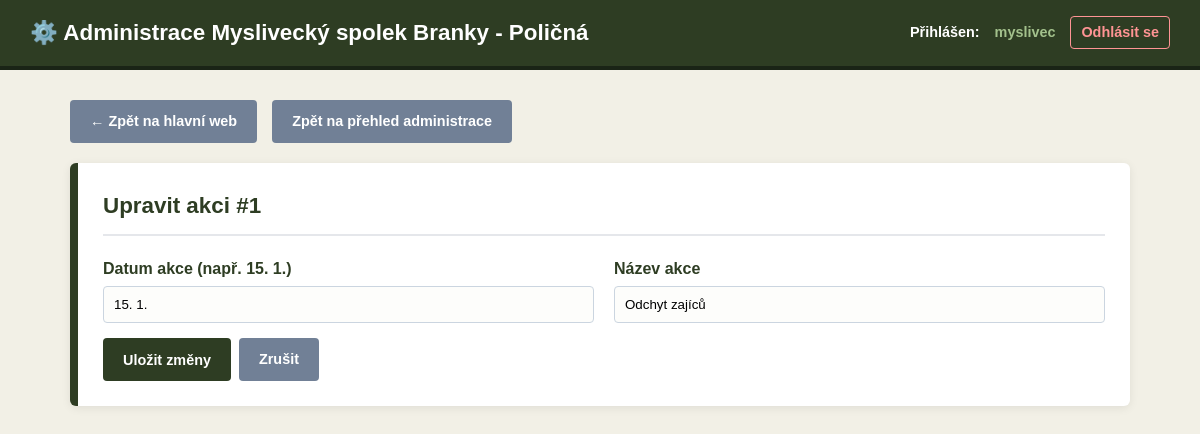
/admin.php?action=edit_event&id=1 (signed in), run on the app's committed database.
### tables this page shows
CREATE TABLE events (
        id INTEGER PRIMARY KEY AUTOINCREMENT,
        event_date TEXT NOT NULL,
        title TEXT NOT NULL
    );

### admin.php (the view, shortened to what this page needs)
<?php
$dbPath = __DIR__ . '/spolek.db';
try {
    $pdo = new PDO("sqlite:" . $dbPath);
    $pdo->setAttribute(PDO::ATTR_ERRMODE, PDO::ERRMODE_EXCEPTION);
} catch (PDOException $e) {
    die("Připojení k databázi selhalo: " . $e->getMessage());
}
    ?>
    <?php
$action = $_GET['action'] ?? 'dashboard';
$editNewsItem = null;
$editEventItem = null;
if ($action === 'edit_event') {
    $id = (int)($_GET['id'] ?? 0);
    $stmt = $pdo->prepare("SELECT * FROM events WHERE id = ?");
    $stmt->execute([$id]);
    $editEventItem = $stmt->fetch(PDO::FETCH_ASSOC);
}
?>
<!DOCTYPE html>
<html lang="cs">
<head>
    <link rel="stylesheet" href="projekt2.css">
</head>
<body>
    <header class="admin-header">
        <h1><a href="index.php">⚙️ Administrace Myslivecký spolek Branky - Poličná</a></h1>
        <div class="admin-user-info">
            Přihlášen: <span><?= htmlspecialchars($_SESSION['admin_user']) ?></span>
            <a href="admin.php?action=logout" class="btn-logout">Odhlásit se</a>
        </div>
    </header>
    <div class="admin-container">
        <div class="admin-nav-links">
            <a href="index.php" class="btn-secondary">← Zpět na hlavní web</a>
            <?php if ($action !== 'dashboard'): ?>
                <a href="admin.php" class="btn-secondary">Zpět na přehled administrace</a>
            <?php else: ?>
                <a href="admin.php?action=change_password" class="btn-primary">Změnit heslo administrátora</a>
            <?php endif; ?>
        </div>
        <?php if ($action === 'edit_news' && $editNewsItem): ?>
            <div class="admin-card">
                <h2>Upravit aktualitu #<?= $editNewsItem['id'] ?></h2>
                <form action="admin.php" method="POST">
                    <input type="hidden" name="csrf_token" value="<?= htmlspecialchars($_SESSION['csrf_token']) ?>">
                    <input type="hidden" name="id" value="<?= $editNewsItem['id'] ?>">
                    <div class="form-control">
                        <label for="news_title">Nadpis aktuality</label>
                        <input type="text" id="news_title" name="title" value="<?= htmlspecialchars($editNewsItem['title']) ?>" required>
                    </div>
                    <div class="form-grid">
                        <div class="form-control">
                            <label for="news_category">Kategorie (tag)</label>
                            <input type="text" id="news_category" name="category_tag" value="<?= htmlspecialchars($editNewsItem['category_tag']) ?>" required>
                        </div>
                        <div class="form-control">
                            <label for="news_date">Datum publikace</label>
                            <input type="text" id="news_date" name="published_date" value="<?= htmlspecialchars($editNewsItem['published_date']) ?>" required>
                        </div>
                    </div>
                    <div class="form-control">
                        <label for="news_content">Obsah aktuality</label>
                        <textarea id="news_content" name="content" rows="8" required><?= htmlspecialchars($editNewsItem['content']) ?></textarea>
                    </div>
                    <div class="flex-buttons">
                        <button type="submit" name="update_news" class="btn-primary">Uložit změny</button>
                        <a href="admin.php" class="btn-secondary">Zrušit</a>
                    </div>
                </form>
            </div>
        <?php elseif ($action === 'edit_event' && $editEventItem): ?>
            <div class="admin-card">
                <h2>Upravit akci #<?= $editEventItem['id'] ?></h2>
                <form action="admin.php" method="POST">
                    <div class="form-grid">
                        <div class="form-control">
                            <label for="event_date">Datum akce (např. 15. 1.)</label>
                            <input type="text" id="event_date" name="event_date" value="<?= htmlspecialchars($editEventItem['event_date']) ?>" required>
                        </div>
                        <div class="form-control">
                            <label for="event_title">Název akce</label>
                            <input type="text" id="event_title" name="event_title" value="<?= htmlspecialchars($editEventItem['title']) ?>" required>
                        </div>
                    </div>
                    <div class="flex-buttons">
                        <button type="submit" name="update_event" class="btn-primary">Uložit změny</button>
                        <a href="admin.php" class="btn-secondary">Zrušit</a>
                    </div>
                </form>
            </div>
        <?php endif; ?>
    </div>
</body>
</html>

### projekt2.css (style rules this page uses)
* { box-sizing: border-box; margin: 0; padding: 0; }
body { font-family: Arial, sans-serif; background-color: #f2f0e6; color: #333; line-height: 1.6; }
.admin-header { background-color: #2e3d23; color: white; padding: 15px 30px; display: flex; justify-content: space-between; align-items: center; border-bottom: 4px solid #1a2416; }
.admin-header h1 { margin: 0; font-size: 1.4rem; }
.admin-header h1 a { color: white; text-decoration: none; }
.admin-user-info { font-size: 0.9rem; font-weight: bold; display: flex; align-items: center; gap: 15px; }
.admin-user-info span { color: #a3c18c; }
.btn-logout { color: #ff9494; text-decoration: none; border: 1px solid #ff9494; padding: 4px 10px; border-radius: 4px; transition: all 0.3s; }
.admin-container { max-width: 1100px; margin: 30px auto; padding: 0 20px; }
.admin-nav-links { margin-bottom: 20px; display: flex; gap: 15px; }
.admin-card { background: white; padding: 25px; margin-bottom: 30px; border-radius: 6px; border-left: 8px solid #2e3d23; box-shadow: 0 2px 10px rgba(0,0,0,0.08); }
.admin-card h2 { color: #2e3d23; border-bottom: 2px solid #e5e7eb; padding-bottom: 10px; margin-bottom: 20px; margin-top: 0; display: flex; justify-content: space-between; align-items: center; font-size: 1.4rem; }
.btn-primary { background: #2e3d23; color: white; padding: 10px 20px; border: none; border-radius: 4px; cursor: pointer; font-weight: bold; text-decoration: none; transition: background 0.2s; display: inline-block; font-size: 0.9rem; }
.btn-secondary { background: #718096; color: white; padding: 10px 20px; border: none; border-radius: 4px; cursor: pointer; font-weight: bold; text-decoration: none; transition: background 0.2s; display: inline-block; font-size: 0.9rem; }
.form-grid { display: grid; grid-template-columns: 1fr 1fr; gap: 20px; }
.form-control { margin-bottom: 15px; }
.form-control label { display: block; font-weight: bold; margin-bottom: 5px; color: #2e3d23; }
.form-control input, .form-control textarea, .form-control select { width: 100%; padding: 10px; border: 1px solid #cbd5e0; border-radius: 4px; background-color: #fdfdfb; box-sizing: border-box; font-family: inherit; }
.flex-buttons { display: flex; gap: 8px; }

### admin.php (style rules this page uses)
body { background-color: #f2f0e6; margin: 0; padding: 0; }
.admin-header { background-color: #2e3d23; color: white; padding: 15px 30px; display: flex; justify-content: space-between; align-items: center; border-bottom: 4px solid #1a2416; }
.admin-header h1 { margin: 0; font-size: 1.4rem; }
.admin-header h1 a { color: white; text-decoration: none; }
.admin-user-info { font-size: 0.9rem; font-weight: bold; display: flex; align-items: center; gap: 15px; }
.admin-user-info span { color: #a3c18c; }
.btn-logout { color: #ff9494; text-decoration: none; border: 1px solid #ff9494; padding: 4px 10px; border-radius: 4px; transition: all 0.3s; }
.admin-container { max-width: 1100px; margin: 30px auto; padding: 0 20px; }
.admin-nav-links { margin-bottom: 20px; display: flex; gap: 15px; }
.admin-card { background: white; padding: 25px; margin-bottom: 30px; border-radius: 6px; border-left: 8px solid #2e3d23; box-shadow: 0 2px 10px rgba(0,0,0,0.08); }
.admin-card h2 { color: #2e3d23; border-bottom: 2px solid #e5e7eb; padding-bottom: 10px; margin-bottom: 20px; margin-top: 0; display: flex; justify-content: space-between; align-items: center; font-size: 1.4rem; }
.btn-primary { background: #2e3d23; color: white; padding: 10px 20px; border: none; border-radius: 4px; cursor: pointer; font-weight: bold; text-decoration: none; transition: background 0.2s; display: inline-block; font-size: 0.9rem; }
.btn-secondary { background: #718096; color: white; padding: 10px 20px; border: none; border-radius: 4px; cursor: pointer; font-weight: bold; text-decoration: none; transition: background 0.2s; display: inline-block; font-size: 0.9rem; }
.form-grid { display: grid; grid-template-columns: 1fr 1fr; gap: 20px; }
.form-control { margin-bottom: 15px; }
.form-control label { display: block; font-weight: bold; margin-bottom: 5px; color: #2e3d23; }
.form-control input, .form-control textarea, .form-control select { width: 100%; padding: 10px; border: 1px solid #cbd5e0; border-radius: 4px; background-color: #fdfdfb; box-sizing: border-box; font-family: inherit; }
.flex-buttons { display: flex; gap: 8px; }

### data on the page
events: id "1", event_date "15. 1.", event_title "Odchyt zajíců"

### other printed values
$_SESSION['admin_user'] "myslivec"
